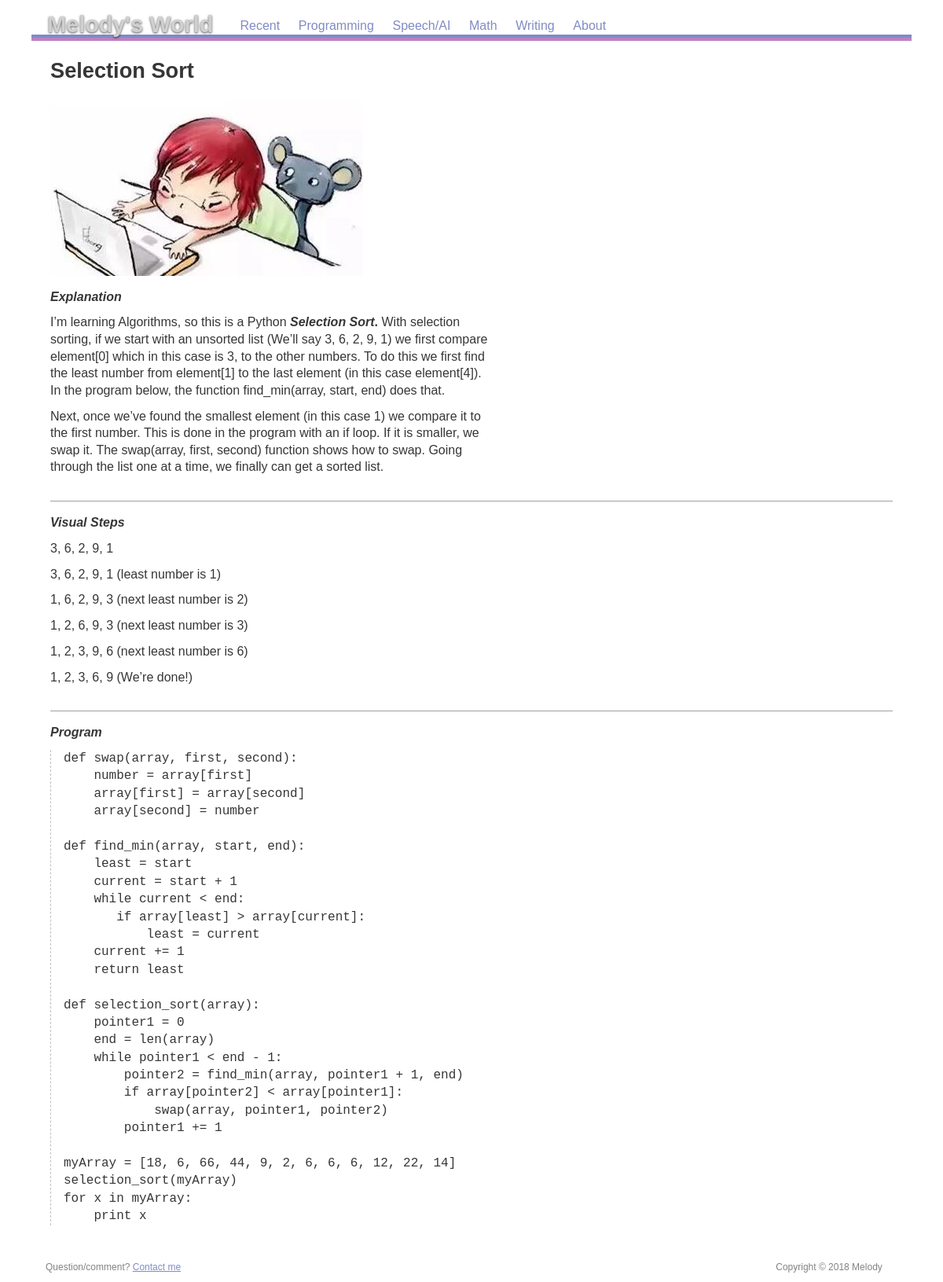
The page /view?id=2 on the database its author committed.
### app/models.py (models this page shows, shortened)
class Post(db.Model):
    __tablename__ = "posts"
    id = db.Column(db.Integer, primary_key=True)
    title = db.Column(db.String, nullable=False)
    slug = db.Column(db.String(255), nullable=False)
    body  = db.Column(db.String,unique=True, nullable=False)
    created_on = db.Column(db.DateTime(), default=datetime.utcnow)
    updated_on = db.Column(db.DateTime(), default=datetime.utcnow, onupdate=datetime.utcnow)
    category_id = db.Column(db.Integer, db.ForeignKey('categories.id'))

### app/__init__.py (the view)
@app.route("/view", methods=["GET","POST"])
def view():
    post_id = request.args.get("id")
    if request.method == 'POST':
        post_id = request.form.get("id")
    else:
        post_id = request.args.get("id")
    try:
        post = Post.query.filter_by(id = post_id).first()
        db.session.add(post)
        db.session.commit()
    except Exception as e:
            print("Failed to query a post to SQL database")
            return page_not_found(e)
    return render_template("view.html", post = post)

### app/templates/view.html (shortened to what this page needs)
{% extends "base.html" %}
{% block content %}
<h1 class="blog-title"> {{post.title}} </h1>
     <div>
     {{post.body | safe}}
     </div>
 {% endblock %}

### app/static/res/css/common.css (style rules this page uses)
html { margin: 0; padding: 0; border: none; text-indent: 0; tab-size: 4; -moz-tab-size: 4; }
body, h1, h2, h3, p, pre, blockquote, hr, ul, ol, li, dl, dt, dd, table, thead, tbody, tfoot, tr, th, td, img, object, iframe, abbr { margin: 0; padding: 0; border: none; background: transparent; font-size: inherit; font-weight: inherit; line-height: inherit; text-indent: inherit; }
hr { display: none; }

### app/static/res/css/screen.css (style rules this page uses)
html { height: 100%; background-color: #ffffff; background-repeat: repeat; background-size: 41.7em; font-family: "Avenir LT Std", sans-serif; color: #000000; }
body { max-width: 70em; min-height: 100%; margin-left: auto; margin-right: auto; display: flex; flex-direction: column; }
article h1 { margin-top: 0.8em; margin-bottom: 0.8em; text-align: left; font-size: 170%; font-weight: bold; }
article p { max-width: 35em; margin: 0.7em 0em; line-height: 1.35; }
article pre { border-left: 1px dashed #C0C0C0; line-height: 1.4; padding-left: 1em; }
article pre, article code, article tt { font-family: "Consolas", monospace; }
article hr { display: block; margin: 2em 0em 1em; border-bottom: 1px solid #A0A0A0; }

### app/static/res/css/print.css (style rules this page uses)
html { font-family: "Times New Roman", serif; max-width: 60em; margin-left: auto; margin-right: auto; }
h1, h2, h3 { font-family: "Avenir LT Std", sans-serif; }
h1 { margin-top: 1.0em; margin-bottom: 1.0em; text-align: center; font-size: 140%; font-weight: bold; }
p { max-width: 35em; margin: 0.8em 0em; text-align: justify; line-height: 1.2; hyphens: auto; }
pre, code { font-family: "Courier New", monospace; }

### rows shown on the page
Post: title "Selection Sort", body (picture), body "Explanation I’m learning Algorithms, so this is a Python Selection Sort . With selection sorting, if we start with an unsorted list (We’ll say 3, 6, 2, 9, 1) we first compare element[0] which in this case is 3, to the other numbers. To do this we first find the least number from element[1] to the last element (in this case element[4]). In the program below, the function find_min(array, start, end) does that. Next, once we’ve found the smallest element (in this case 1) we compare it to the first number. This is done in the program with an if loop. If it is smaller, we swap it. The swap(array, first, second) function shows how to swap. Going through the list one at a time, we finally can get…"
